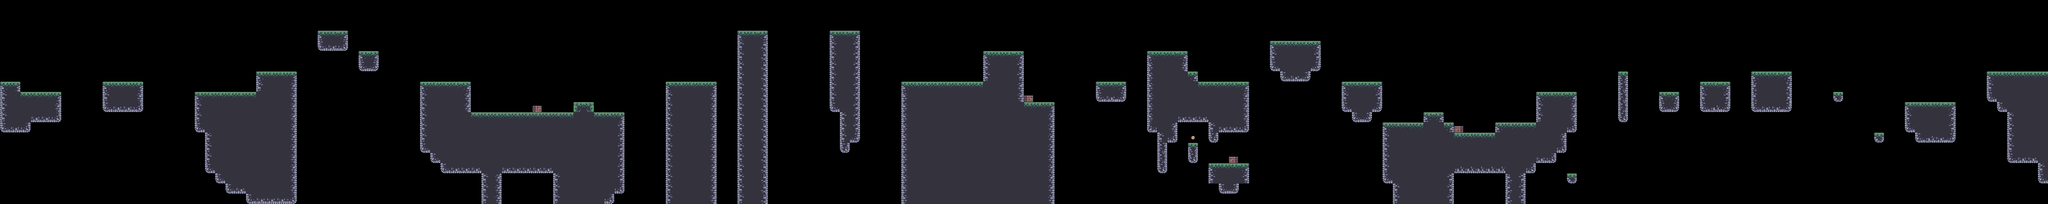

A 2D game scene composited from a Tiled map and its tileset images. What follows is a short description and the map's XML, with each tile layer's data collapsed to a summary:
An orthogonal 200x20 tile map with 64x64 px tiles, 8 tile layers (bg_trees, terrain, grass, crate, ...), 3 tilesets.

<map version="1.9" tiledversion="1.9.2" orientation="orthogonal" renderorder="right-down" width="200" height="20" tilewidth="64" tileheight="64" infinite="0" nextlayerid="9" nextobjectid="1">
 <tileset firstgid="1" source="../tilesets/terrain_tiles_0.tsx" />
 <tileset firstgid="21" source="../tilesets/crate.tsx" />
 <tileset firstgid="22" source="../tilesets/coin_tiles.tsx" />
 <layer id="3" name="bg_trees" width="200" height="20">
  <data>[4000 cells, 0 non-empty, 0 distinct tile ids]</data>
 </layer>
 <layer id="1" name="terrain" width="200" height="20">
  <data>[4000 cells, 976 non-empty, 15 distinct tile ids]</data>
 </layer>
 <layer id="6" name="grass" width="200" height="20">
  <data>[4000 cells, 0 non-empty, 0 distinct tile ids]</data>
 </layer>
 <layer id="7" name="crate" width="200" height="20">
  <data>[4000 cells, 4 non-empty, 1 distinct tile ids]</data>
 </layer>
 <layer id="5" name="enemy" width="200" height="20">
  <data>[4000 cells, 0 non-empty, 0 distinct tile ids]</data>
 </layer>
 <layer id="2" name="fg_trees" width="200" height="20">
  <data>[4000 cells, 0 non-empty, 0 distinct tile ids]</data>
 </layer>
 <layer id="4" name="player" width="200" height="20">
  <data>[4000 cells, 0 non-empty, 0 distinct tile ids]</data>
 </layer>
 <layer id="8" name="coins" width="200" height="20">
  <data>[4000 cells, 1 non-empty, 1 distinct tile ids]</data>
 </layer>
</map>
